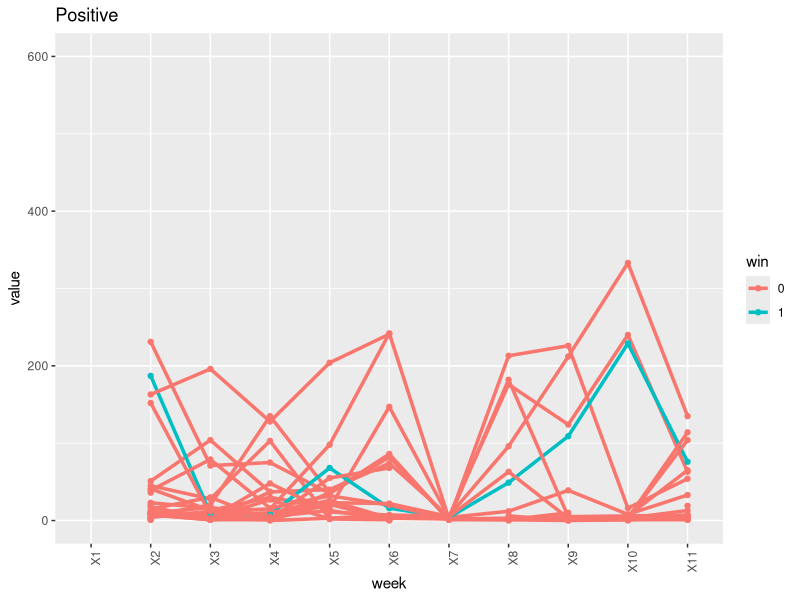
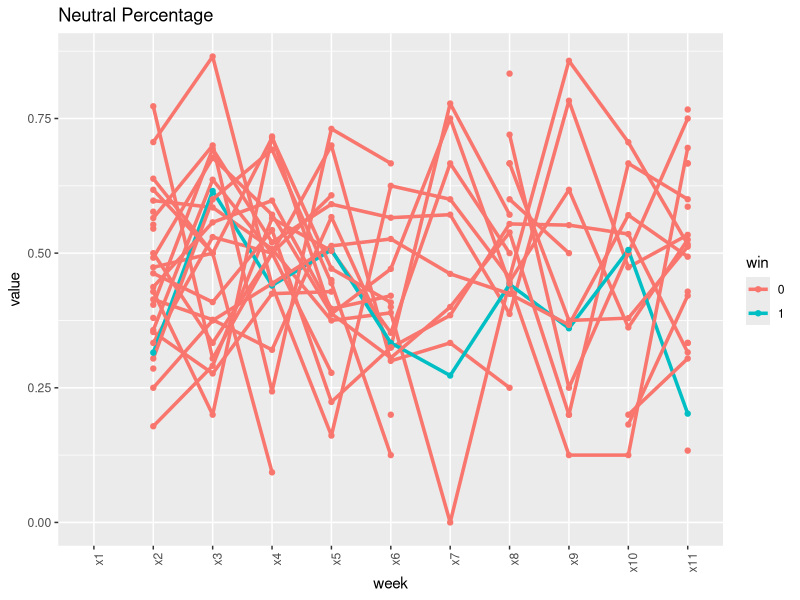

Write the R code that produced these figures, in order.
library(ggplot2)
library(reshape2)
library(tidyr)
library(dplyr)

setwd("C:/Users/julie/Documents/SI699/SI699_Bachelorette")
senti <- read.csv("ette14_twitterfeatures.csv")

# melt variables into long form
senti_long <- melt(senti)

#split variable column
senti_long <- separate(data = senti_long, col = variable, into = c("week", "sentiment"), sep = "\\.")

to_chart <- filter(senti_long, sentiment == "Positive")
to_chart$win <- ifelse(to_chart$Name == "Garrett", "1", "0")

ggplot(data=to_chart, aes(x=week, y=value, group=Name)) +
geom_line(aes(color=win), size=1.2) +
geom_point(aes(color=win)) + 
theme(axis.text.x = element_text(angle = 90, hjust = 1)) + 
scale_x_discrete(limits=c("X1", "X2", "X3", "X4", "X5", "X6", "X7", "X8", "X9", "X10", "X11")) +
ggtitle("Positive") +
ylim(0, 600)


senti$x2.PosPercent <- senti$X2.Positive / senti$X2.Total
senti$x2.NegPercent <- senti$X2.Negative / senti$X2.Total
senti$x2.NeuPercent <- senti$X2.Neutral / senti$X2.Total

senti$x3.PosPercent <- senti$X3.Positive / senti$X3.Total
senti$x3.NegPercent <- senti$X3.Negative / senti$X3.Total
senti$x3.NeuPercent <- senti$X3.Neutral / senti$X3.Total

senti$x4.PosPercent <- senti$X4.Positive / senti$X4.Total
senti$x4.NegPercent <- senti$X4.Negative / senti$X4.Total
senti$x4.NeuPercent <- senti$X4.Neutral / senti$X4.Total

senti$x5.PosPercent <- senti$X5.Positive / senti$X5.Total
senti$x5.NegPercent <- senti$X5.Negative / senti$X5.Total
senti$x5.NeuPercent <- senti$X5.Neutral / senti$X5.Total

senti$x6.PosPercent <- senti$X6.Positive / senti$X6.Total
senti$x6.NegPercent <- senti$X6.Negative / senti$X6.Total
senti$x6.NeuPercent <- senti$X6.Neutral / senti$X6.Total

senti$x7.PosPercent <- senti$X7.Positive / senti$X7.Total
senti$x7.NegPercent <- senti$X7.Negative / senti$X7.Total
senti$x7.NeuPercent <- senti$X7.Neutral / senti$X7.Total

senti$x8.PosPercent <- senti$X8.Positive / senti$X8.Total
senti$x8.NegPercent <- senti$X8.Negative / senti$X8.Total
senti$x8.NeuPercent <- senti$X8.Neutral / senti$X8.Total

senti$x9.PosPercent <- senti$X9.Positive / senti$X9.Total
senti$x9.NegPercent <- senti$X9.Negative / senti$X9.Total
senti$x9.NeuPercent <- senti$X9.Neutral / senti$X9.Total

senti$x10.PosPercent <- senti$X10.Positive / senti$X10.Total
senti$x10.NegPercent <- senti$X10.Negative / senti$X10.Total
senti$x10.NeuPercent <- senti$X10.Neutral / senti$X10.Total

senti$x11.PosPercent <- senti$X11.Positive / senti$X11.Total
senti$x11.NegPercent <- senti$X11.Negative / senti$X11.Total
senti$x11.NeuPercent <- senti$X11.Neutral / senti$X11.Total


# melt variables into long form
senti_long <- melt(senti)

#split variable column
senti_long <- separate(data = senti_long, col = variable, into = c("week", "sentiment"), sep = "\\.")

to_chart <- filter(senti_long, sentiment == "NeuPercent")
to_chart$win <- ifelse(to_chart$Name == "Garrett", "1", "0")

ggplot(data=to_chart, aes(x=week, y=value, group=Name)) +
  geom_line(aes(color=win), size=1.2) +
  geom_point(aes(color=win)) + 
  theme(axis.text.x = element_text(angle = 90, hjust = 1)) + 
  scale_x_discrete(limits=c("x1", "x2", "x3", "x4", "x5", "x6", "x7", "x8", "x9", "x10", "x11")) +
  ggtitle("Neutral Percentage") 

